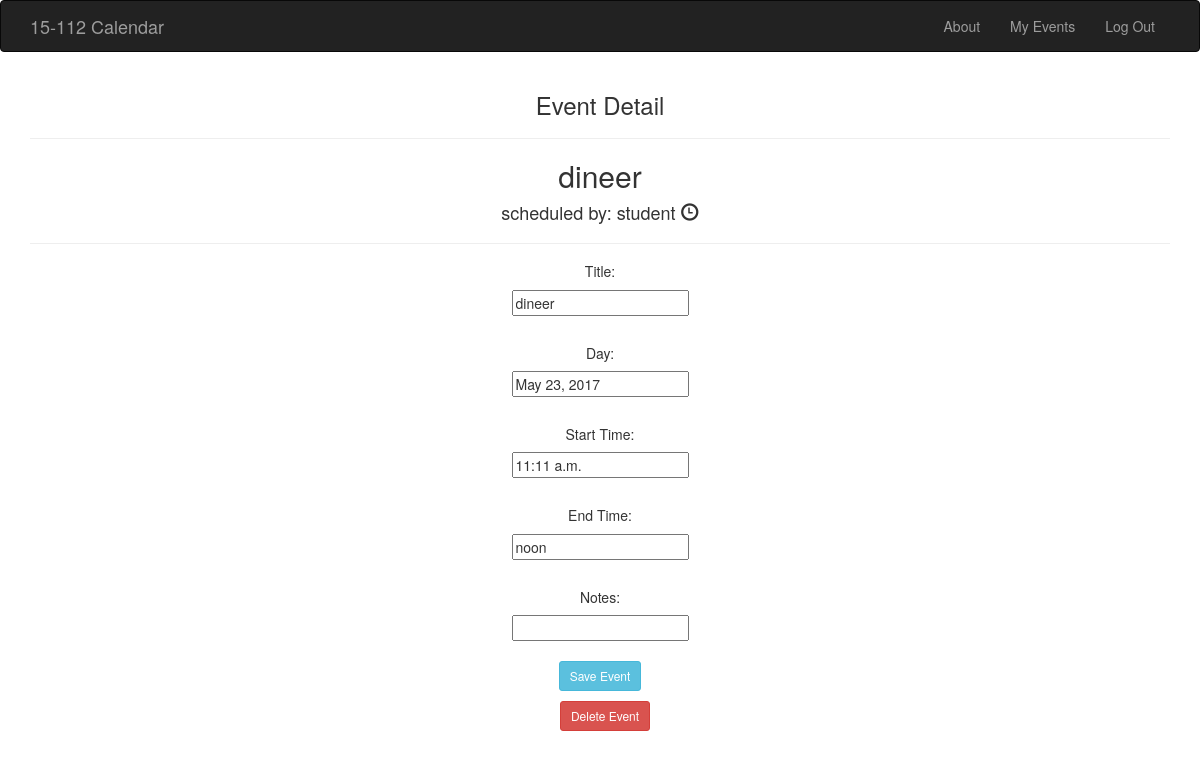
The app's page /posts/45/detail (signed in) with its own data.
### posts/models.py (models this page shows, shortened)
class Schedule(models.Model):
    title = models.CharField(max_length=200)
    day = models.DateField()
    start_time = models.TimeField()
    end_time = models.TimeField()
    author = models.ForeignKey(User, on_delete=models.CASCADE)
    notes = models.TextField(blank=True, null=True)
    class Meta:
        verbose_name = 'Schedule'
        verbose_name_plural = 'Schedule'

### posts/views.py (the view, shortened to what this page needs)
# urls.py: url(r'^(?P<pk>[0-9]+)/detail', views.detail, name='detail'),
def detail(request, pk):
	event = Schedule.objects.get(pk=pk)
	username, userid = my_view(request)
	return render(request, 'posts/detail.html', {'event': event})

### posts/views.py (called while the page is built)
def my_view(request):
    username = None
    if request.user.is_authenticated:
        username = request.user.username
        userid = request.user.id
        return username, userid

### posts/templates/posts/detail.html (shortened to what this page needs)
{% extends 'base.html' %}
{% block content %}
<center>
	<h3 class="text-center">Event Detail</h3>
	<hr>
	<h2>{{ event.title }}
	</h2>
	<h4>scheduled by: {{ event.author }}
		<span class="glyphicon glyphicon-time" aria-hidden="true"></span>
		</h4>
<hr>
<form id="edit" method="POST" action="{% url 'posts:detail' event.id %}">
	<center><h5>Title:</h5>
	<input type="text" name="title" value="{{ event.title }}" />
	<br/>
	<br/>
	<h5>Day:</h5>
	<input type="text" name="day" value="{{ event.day }}"/>
	<br/>
	<br/>
	<h5>Start Time:</h5>
	<input type="text" name="start_time" value="{{ event.start_time }}"/>
	<br/>
	<br/>
	<h5>End Time:</h5>
	<input type="text" name="end_time" value="{{ event.end_time }}"/>
	<br/>
	<br/>
	<h5>Notes:</h5>
	<input type="text" name="notes" value="{{ event.notes }}"/>
	<br/>
	<br/>
	<input class="btn btn-sm btn-info" type="submit" value="Save Event">
</center>
</form>
	<h4>
		&nbsp; <a href="/posts/delete/{{ event.id }}" class="btn btn-sm btn-danger">Delete Event</a>
	</h4>
</center>
{% endblock %}

### records on screen
Schedule: title "dineer", author "student", day "May 23, 2017", start_time "11:11 a.m.", end_time "noon"
